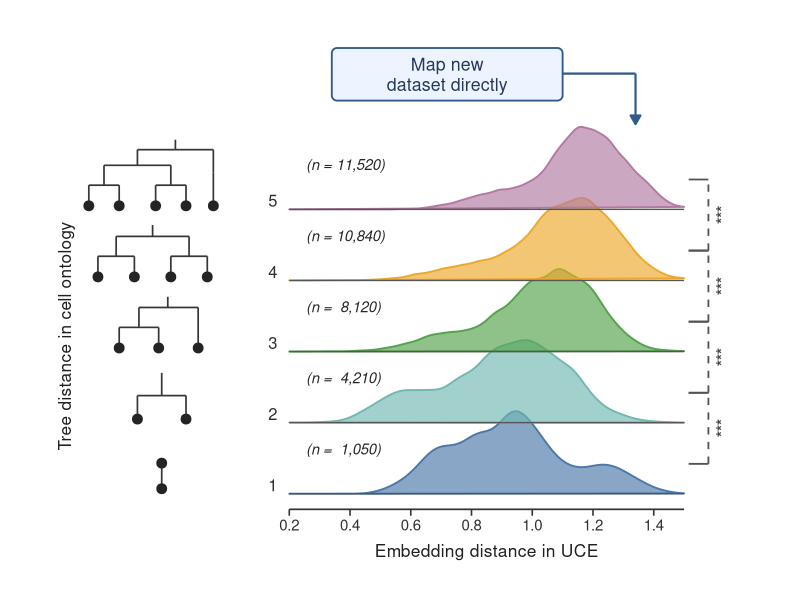
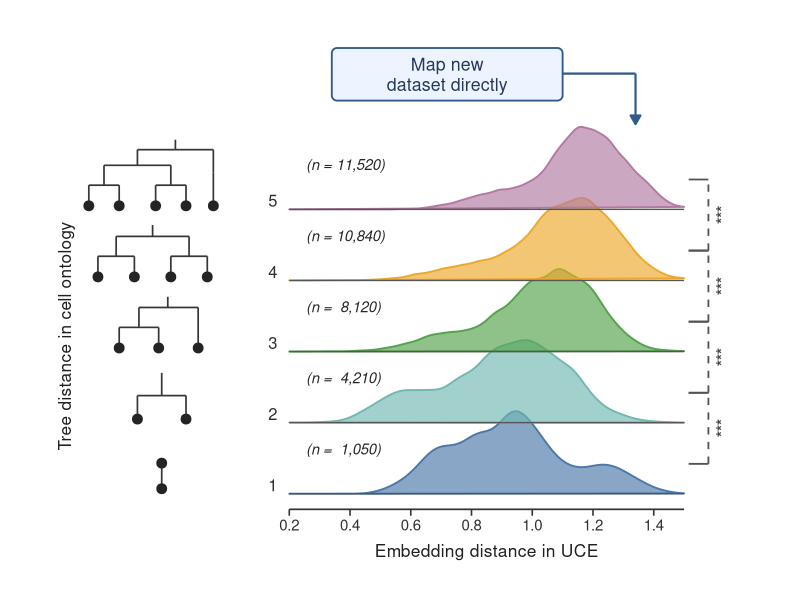

These charts were generated, in order, by the following R code:
## ---- chunk 1
knitr::opts_chunk$set(
  echo = TRUE,
  warning = FALSE,
  message = FALSE,
  fig.align = "center",
  fig.retina = 2
)

library(dplyr)
library(ggplot2)
library(tibble)

set.seed(1031)
## ---- chunk 2
draw_mixture <- function(n, means, sds, weights) {
  component <- sample(seq_along(means), n, replace = TRUE, prob = weights)
  values <- rnorm(n, means[component], sds[component])
  pmin(1.50, pmax(0.20, values))
}

level_specs <- tribble(
  ~tree_distance, ~sample_size,
  1, 1050,
  2, 4210,
  3, 8120,
  4, 10840,
  5, 11520
)

embedding_data <- bind_rows(
  tibble(tree_distance = 1, embedding_distance = draw_mixture(
    1050, c(0.73, 0.96, 1.23), c(0.10, 0.08, 0.09), c(0.35, 0.45, 0.20)
  )),
  tibble(tree_distance = 2, embedding_distance = draw_mixture(
    4210, c(0.55, 0.82, 1.02), c(0.08, 0.15, 0.13), c(0.12, 0.33, 0.55)
  )),
  tibble(tree_distance = 3, embedding_distance = draw_mixture(
    8120, c(0.72, 1.04, 1.18), c(0.12, 0.13, 0.09), c(0.14, 0.66, 0.20)
  )),
  tibble(tree_distance = 4, embedding_distance = draw_mixture(
    10840, c(0.83, 1.12, 1.27), c(0.15, 0.11, 0.09), c(0.19, 0.62, 0.19)
  )),
  tibble(tree_distance = 5, embedding_distance = draw_mixture(
    11520, c(0.92, 1.17, 1.33), c(0.12, 0.09, 0.07), c(0.20, 0.64, 0.16)
  ))
)

density_data <- bind_rows(lapply(split(embedding_data, embedding_data$tree_distance), function(group) {
  density_result <- density(
    group$embedding_distance,
    from = 0.20,
    to = 1.50,
    n = 512,
    adjust = 0.90
  )

  level <- unique(group$tree_distance)
  tibble(
    tree_distance = level,
    embedding_distance = density_result$x,
    density = density_result$y,
    ridge_y = level + 1.16 * density_result$y / max(density_result$y)
  )
}))

write.csv(embedding_data, "synthetic_embedding_distances.csv", row.names = FALSE)
write.csv(density_data, "density_curves.csv", row.names = FALSE)

level_specs
## ---- chunk 3
ridge_colours <- c(
  "1" = "#4C78A8",
  "2" = "#72B7B2",
  "3" = "#54A24B",
  "4" = "#ECA82C",
  "5" = "#B279A2"
)

tree_segments <- tribble(
  ~level, ~x, ~xend, ~y, ~yend,
  1, -0.22, -0.22, 1.07, 1.43,
  2, -0.30, -0.14, 2.38, 2.38,
  2, -0.30, -0.30, 2.05, 2.38,
  2, -0.14, -0.14, 2.05, 2.38,
  2, -0.22, -0.22, 2.38, 2.70,
  3, -0.36, -0.23, 3.34, 3.34,
  3, -0.36, -0.36, 3.05, 3.34,
  3, -0.23, -0.23, 3.05, 3.34,
  3, -0.295, -0.10, 3.62, 3.62,
  3, -0.295, -0.295, 3.34, 3.62,
  3, -0.10, -0.10, 3.05, 3.62,
  3, -0.20, -0.20, 3.62, 3.77,
  4, -0.43, -0.31, 4.34, 4.34,
  4, -0.43, -0.43, 4.05, 4.34,
  4, -0.31, -0.31, 4.05, 4.34,
  4, -0.19, -0.07, 4.34, 4.34,
  4, -0.19, -0.19, 4.05, 4.34,
  4, -0.07, -0.07, 4.05, 4.34,
  4, -0.37, -0.13, 4.62, 4.62,
  4, -0.37, -0.37, 4.34, 4.62,
  4, -0.13, -0.13, 4.34, 4.62,
  4, -0.25, -0.25, 4.62, 4.78,
  5, -0.46, -0.36, 5.34, 5.34,
  5, -0.46, -0.46, 5.05, 5.34,
  5, -0.36, -0.36, 5.05, 5.34,
  5, -0.24, -0.14, 5.34, 5.34,
  5, -0.24, -0.24, 5.05, 5.34,
  5, -0.14, -0.14, 5.05, 5.34,
  5, -0.05, -0.05, 5.05, 5.52,
  5, -0.41, -0.19, 5.62, 5.62,
  5, -0.41, -0.41, 5.34, 5.62,
  5, -0.19, -0.19, 5.34, 5.62,
  5, -0.30, -0.05, 5.84, 5.84,
  5, -0.30, -0.30, 5.62, 5.84,
  5, -0.05, -0.05, 5.52, 5.84,
  5, -0.175, -0.175, 5.84, 5.98
)

tree_points <- tribble(
  ~level, ~x, ~y,
  1, -0.22, 1.07,
  1, -0.22, 1.43,
  2, -0.30, 2.05,
  2, -0.14, 2.05,
  3, -0.36, 3.05,
  3, -0.23, 3.05,
  3, -0.10, 3.05,
  4, -0.43, 4.05,
  4, -0.31, 4.05,
  4, -0.19, 4.05,
  4, -0.07, 4.05,
  5, -0.46, 5.05,
  5, -0.36, 5.05,
  5, -0.24, 5.05,
  5, -0.14, 5.05,
  5, -0.05, 5.05
)

brackets <- tibble(
  comparison = paste0(seq_len(4), "_", seq_len(4) + 1),
  y0 = 1:4 + 0.42,
  y1 = 2:5 + 0.42,
  x = 1.58
)

axis_ticks <- tibble(
  value = seq(0.2, 1.4, by = 0.2),
  label = sprintf("%.1f", value)
)

sample_labels <- level_specs %>%
  mutate(
    x = 0.255,
    y = tree_distance + 0.63,
    label = paste0("(n = ", format(sample_size, big.mark = ","), ")")
  )

p <- ggplot() +
  geom_polygon(
    data = density_data,
    aes(
      x = embedding_distance,
      y = ridge_y,
      group = tree_distance,
      fill = factor(tree_distance),
      colour = factor(tree_distance)
    ),
    linewidth = 0.65,
    alpha = 0.66
  ) +
  geom_segment(
    data = tibble(level = 1:5),
    aes(x = 0.20, xend = 1.50, y = level, yend = level),
    colour = "#555555", linewidth = 0.48
  ) +
  geom_segment(
    data = tree_segments,
    aes(x = x, xend = xend, y = y, yend = yend),
    colour = "#363636", linewidth = 0.58
  ) +
  geom_point(
    data = tree_points,
    aes(x = x, y = y),
    size = 3.0, colour = "#242424"
  ) +
  geom_text(
    data = tibble(level = 1:5),
    aes(x = 0.16, y = level + 0.12, label = level),
    hjust = 1, size = 4.2, colour = "#303030"
  ) +
  geom_text(
    data = sample_labels,
    aes(x = x, y = y, label = label),
    hjust = 0, fontface = "italic", size = 3.75,
    colour = "#262626"
  ) +
  annotate(
    "segment", x = 0.20, xend = 1.50,
    y = 0.78, yend = 0.78,
    colour = "#333333", linewidth = 0.58
  ) +
  geom_segment(
    data = axis_ticks,
    aes(x = value, xend = value, y = 0.78, yend = 0.69),
    colour = "#333333", linewidth = 0.55
  ) +
  geom_text(
    data = axis_ticks,
    aes(x = value, y = 0.56, label = label),
    size = 3.8, colour = "#303030"
  ) +
  annotate(
    "text", x = 0.85, y = 0.20,
    label = "Embedding distance in UCE",
    size = 4.4, colour = "#202020"
  ) +
  annotate(
    "text", x = -0.54, y = 3.22,
    label = "Tree distance in cell ontology",
    angle = 90, size = 4.35, colour = "#202020"
  ) +
  annotation_custom(
    grid::roundrectGrob(
      r = unit(0.10, "snpc"),
      gp = grid::gpar(fill = "#EEF4FF", col = "#315A8A", lwd = 1.8)
    ),
    xmin = 0.34, xmax = 1.10,
    ymin = 6.53, ymax = 7.27
  ) +
  annotate(
    "text", x = 0.72, y = 6.90,
    label = "Map new\ndataset directly",
    size = 4.5, lineheight = 0.95,
    colour = "#243A5A"
  ) +
  annotate(
    "segment", x = 1.10, xend = 1.34,
    y = 6.91, yend = 6.91,
    colour = "#315A8A", linewidth = 0.75
  ) +
  annotate(
    "segment", x = 1.34, xend = 1.34,
    y = 6.91, yend = 6.20,
    colour = "#315A8A", linewidth = 0.75,
    arrow = grid::arrow(type = "closed", length = unit(2.5, "mm"))
  ) +
  geom_segment(
    data = brackets,
    aes(x = x, xend = x, y = y0, yend = y1),
    colour = "#545454", linewidth = 0.62,
    linetype = "dashed"
  ) +
  geom_segment(
    data = brackets,
    aes(x = x - 0.065, xend = x, y = y0, yend = y0),
    colour = "#545454", linewidth = 0.62
  ) +
  geom_segment(
    data = brackets,
    aes(x = x - 0.065, xend = x, y = y1, yend = y1),
    colour = "#545454", linewidth = 0.62
  ) +
  geom_text(
    data = brackets,
    aes(x = x + 0.045, y = (y0 + y1) / 2, label = "***"),
    angle = 90, size = 4.2, fontface = "bold",
    colour = "#4A4A4A"
  ) +
  scale_fill_manual(values = ridge_colours, guide = "none") +
  scale_colour_manual(values = ridge_colours, guide = "none") +
  coord_cartesian(
    xlim = c(-0.60, 1.72),
    ylim = c(0.03, 7.42),
    clip = "off"
  ) +
  theme_void(base_size = 12) +
  theme(
    plot.background = element_rect(fill = "white", colour = NA),
    panel.background = element_rect(fill = "white", colour = NA),
    plot.margin = margin(8, 10, 8, 8)
  )

ggsave(
  "tree_distance_ridgeline.png",
  plot = p,
  width = 8.2,
  height = 9.7,
  dpi = 340,
  bg = "white"
)

p
